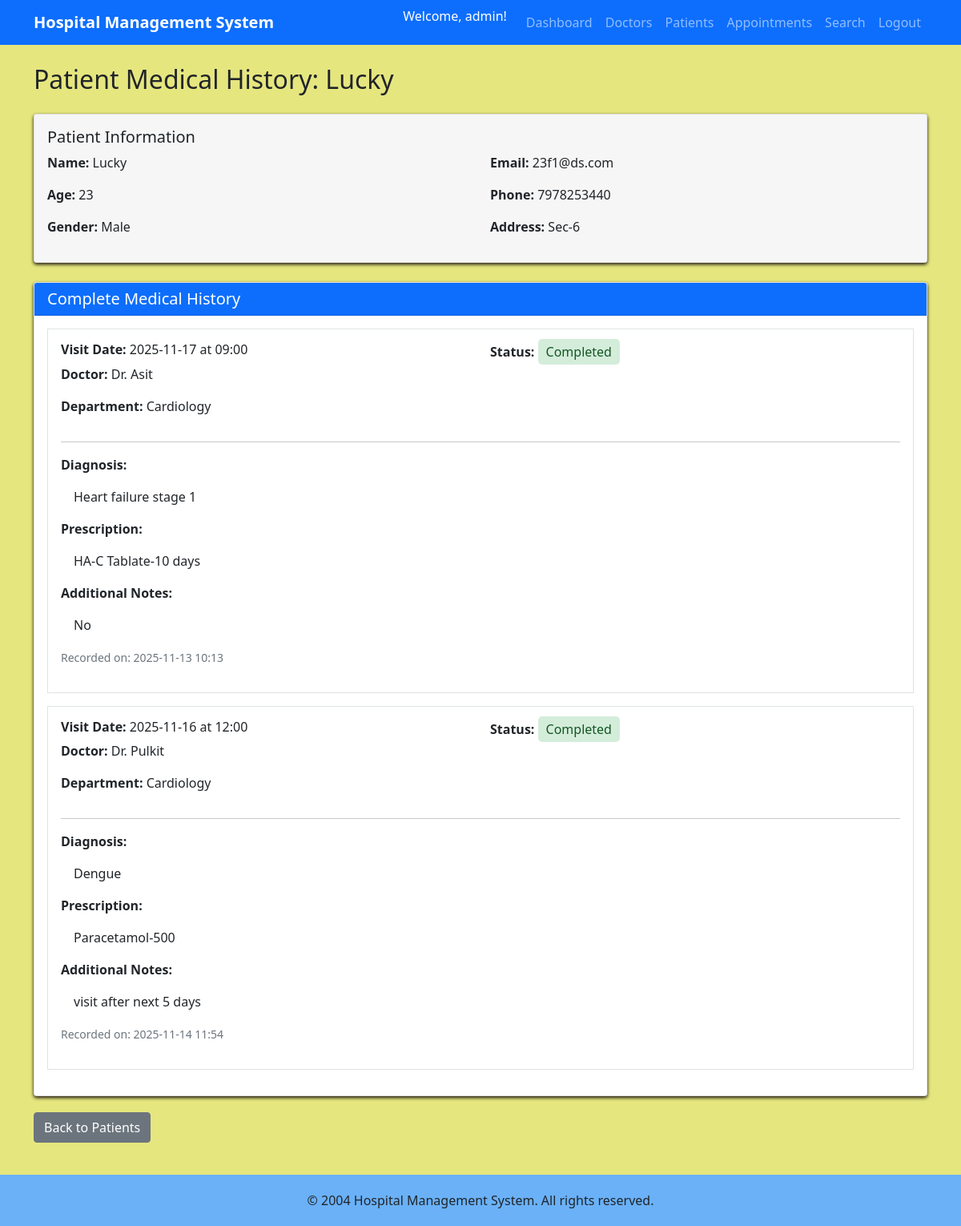
The page /admin/patient/history/1 (signed in) on the database its author committed.
### models.py (models this page shows)
class Patient(db.Model):
    id = db.Column(db.Integer, primary_key=True)
    name = db.Column(db.String(100), nullable=False)
    email = db.Column(db.String(120), unique=True, nullable=False)
    password = db.Column(db.String(200), nullable=False)
    phone = db.Column(db.String(15))
    age = db.Column(db.Integer)
    gender = db.Column(db.String(10))
    address = db.Column(db.Text)
    is_active = db.Column(db.Boolean, default=True)
    appointments = db.relationship('Appointment', backref='patient', lazy=True)

class Appointment(db.Model):
    id = db.Column(db.Integer, primary_key=True)
    patient_id = db.Column(db.Integer, db.ForeignKey('patient.id'), nullable=False)
    doctor_id = db.Column(db.Integer, db.ForeignKey('doctor.id'), nullable=False)
    date = db.Column(db.Date, nullable=False)
    time = db.Column(db.String(10), nullable=False)
    status = db.Column(db.String(20), default='Booked')
    created_at = db.Column(db.DateTime, default=datetime.utcnow)
    treatment = db.relationship('Treatment', backref='appointment', uselist=False, cascade='all, delete-orphan')

class Doctor(db.Model):
    id = db.Column(db.Integer, primary_key=True)
    name = db.Column(db.String(100), nullable=False)
    email = db.Column(db.String(120), unique=True, nullable=False)
    password = db.Column(db.String(200), nullable=False)
    phone = db.Column(db.String(15))
    department_id = db.Column(db.Integer, db.ForeignKey('department.id'), nullable=False)
    experience_years = db.Column(db.Integer)
    is_active = db.Column(db.Boolean, default=True)
    appointments = db.relationship('Appointment', backref='doctor', lazy=True)
    availability = db.relationship('DoctorAvailability', backref='doctor', lazy=True, cascade='all, delete-orphan')

class Department(db.Model):
    id = db.Column(db.Integer, primary_key=True)
    name = db.Column(db.String(100), unique=True, nullable=False)
    description = db.Column(db.Text)
    doctors = db.relationship('Doctor', backref='department', lazy=True)

class Treatment(db.Model):
    id = db.Column(db.Integer, primary_key=True)
    appointment_id = db.Column(db.Integer, db.ForeignKey('appointment.id'), nullable=False)
    diagnosis = db.Column(db.Text)
    prescription = db.Column(db.Text)
    notes = db.Column(db.Text)
    created_at = db.Column(db.DateTime, default=datetime.utcnow)

### routes.py (the view)
    @app.route('/admin/patient/history/<int:id>')
    @login_required('admin')
    def admin_patient_history(id):
        patient = Patient.query.get_or_404(id)
        completed_appointments = Appointment.query.filter_by(
            patient_id=id,
            status='Completed'
        ).order_by(Appointment.date.desc()).all()
        return render_template('admin/patient_history.html', patient=patient, appointments=completed_appointments)

### routes.py (called while the page is built)
def login_required(role):
    def decorator(f):
        @wraps(f)
        def decorated_function(*args, **kwargs):
            if 'user_id' not in session or session.get('role') != role:
                flash('Please login to access this page', 'danger')
                return redirect(url_for('login'))
            return f(*args, **kwargs)
        return decorated_function
    return decorator

### templates/admin/patient_history.html (shortened to what this page needs)
{% extends "base.html" %}
{% block content %}
<h2>Patient Medical History: {{ patient.name }}</h2>
<div class="card mt-4">
    <div class="card-body">
        <h5>Patient Information</h5>
        <div class="row">
            <div class="col-md-6">
                <p><strong>Name:</strong> {{ patient.name }}</p>
                <p><strong>Age:</strong> {{ patient.age }}</p>
                <p><strong>Gender:</strong> {{ patient.gender }}</p>
            </div>
            <div class="col-md-6">
                <p><strong>Email:</strong> {{ patient.email }}</p>
                <p><strong>Phone:</strong> {{ patient.phone }}</p>
                <p><strong>Address:</strong> {{ patient.address }}</p>
            </div>
        </div>
    </div>
</div>
<div class="card mt-4">
    <div class="card-header bg-primary text-white">
        <h5 class="mb-0">Complete Medical History</h5>
    </div>
    <div class="card-body" style="background-color: white !important;">
        {% if appointments %}
        {% for appointment in appointments %}
        <div class="border p-3 mb-3">
            <div class="row">
                <div class="col-md-6">
                    <h6><strong>Visit Date:</strong> {{ appointment.date }} at {{ appointment.time }}</h6>
                    <p><strong>Doctor:</strong> Dr. {{ appointment.doctor.name }}</p>
                    <p><strong>Department:</strong> {{ appointment.doctor.department.name }}</p>
                </div>
                <div class="col-md-6">
                    <p><strong>Status:</strong> <span class="status-{{ appointment.status.lower() }}">{{ appointment.status }}</span></p>
                </div>
            </div>
            {% if appointment.treatment %}
            <hr>
            <div class="mt-3">
                <p><strong>Diagnosis:</strong></p>
                <p class="ms-3">{{ appointment.treatment.diagnosis }}</p>
                <p class="mt-2"><strong>Prescription:</strong></p>
                <p class="ms-3">{{ appointment.treatment.prescription }}</p>
                {% if appointment.treatment.notes %}
                <p class="mt-2"><strong>Additional Notes:</strong></p>
                <p class="ms-3">{{ appointment.treatment.notes }}</p>
                {% endif %}
                <p class="text-muted mt-2"><small>Recorded on: {{ appointment.treatment.created_at.strftime('%Y-%m-%d %H:%M') }}</small></p>
            </div>
            {% else %}
            <p class="text-muted">No treatment details recorded for this visit</p>
            {% endif %}
        </div>
        {% endfor %}
        {% else %}
        <div class="alert alert-info text-center">
            <p class="mb-0">No medical history available for this patient.</p>
        </div>
        {% endif %}
    </div>
</div>
<div class="mt-3">
    <a href="{{ url_for('admin_patients') }}" class="btn btn-secondary">Back to Patients</a>
</div>
{% endblock %}

### templates/base.html (style rules this page uses)
body { min-height: 100vh; display: flex; flex-direction: column; background-color: #e6e67f !important; }
.card { margin-bottom: 20px; box-shadow: 0 2px 4px rgba(8, 1, 1, 0.928); }
.card-body { background-color: #f6f6f6; }
.status-completed { background-color: #d4edda; color: #155724; padding: 5px 10px; border-radius: 5px; }

### rows shown on the page
Patient: name "Lucky", age "23", gender "Male", email "23f1@ds.com", phone "7978253440", address "Sec-6"
Appointment: date "2025-11-17", time "09:00", doctor.name "Asit", doctor.department.name "Cardiology", status "Completed", treatment.diagnosis "Heart failure stage 1", treatment.prescription "HA-C Tablate-10 days", treatment.notes "No", treatment.created_at "2025-11-13 10:13"
Appointment: date "2025-11-16", time "12:00", doctor.name "Pulkit", doctor.department.name "Cardiology", status "Completed", treatment.diagnosis "Dengue", treatment.prescription "Paracetamol-500", treatment.notes "visit after next 5 days", treatment.created_at "2025-11-14 11:54"

### other values the page prints
{{ session.username }} "admin"
